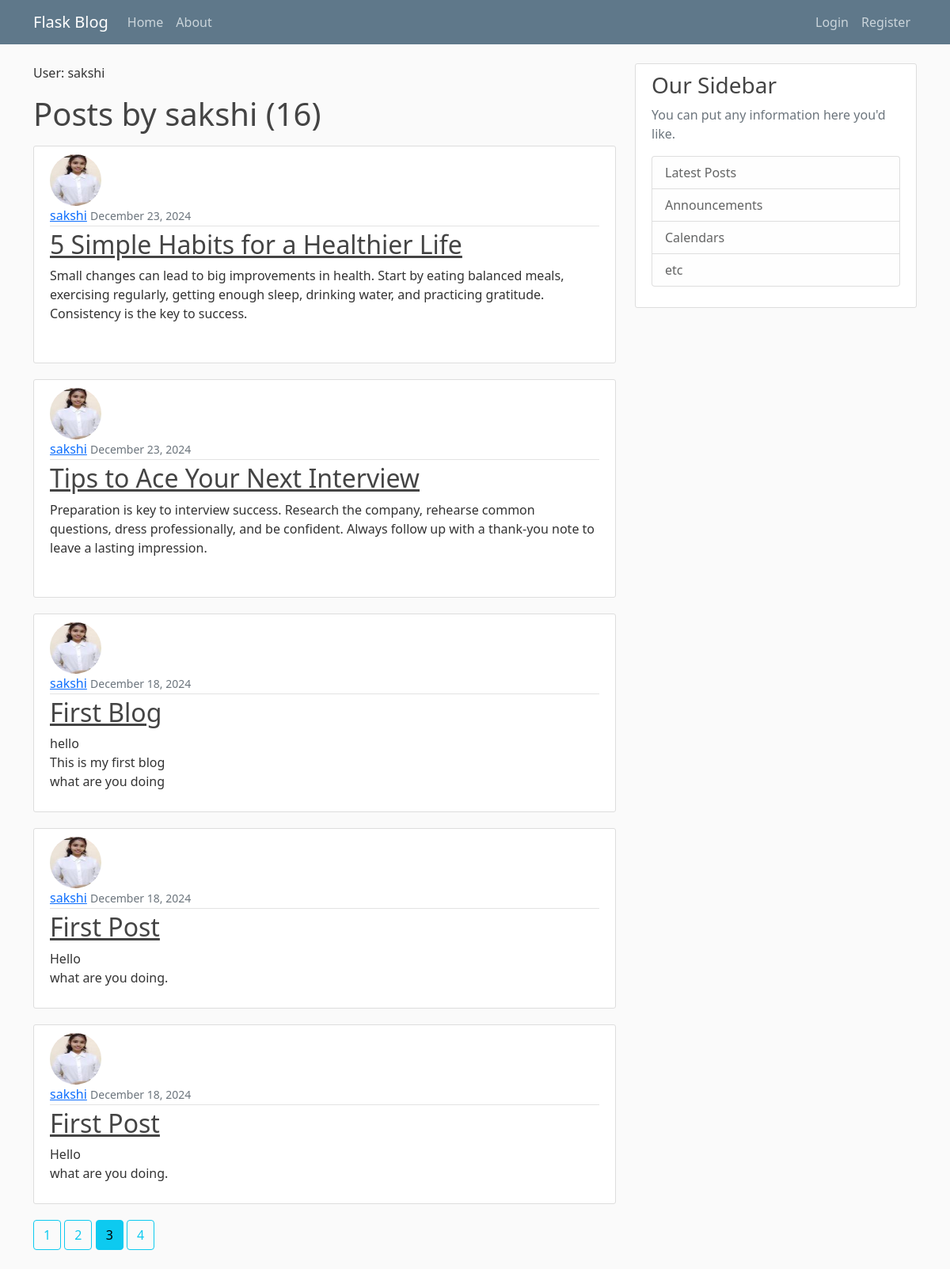
Screenshot of /user/sakshi?page=3 with the database file from the repository.
### flask_blog/models.py (models this page shows, shortened)
class User(db.Model, UserMixin):
    id = db.Column(db.Integer, primary_key=True)
    username = db.Column(db.String(20), unique=True, nullable=False)  # Corrected typo from 'usernam' to 'username'
    email = db.Column(db.String(120), unique=True, nullable=False)
    image_file = db.Column(db.String(120), nullable=True, default='default.jpg')
    password = db.Column(db.String(60), nullable=False)
    posts = db.relationship('Post', backref='author', lazy=True)  # Changed 'post' to 'posts' for consistency

class Post(db.Model):
    id = db.Column(db.Integer, primary_key=True)
    title = db.Column(db.String(100), nullable=False)  # Increased length of title for flexibility
    date_posted = db.Column(db.DateTime, nullable=False, default=datetime.utcnow)
    content = db.Column(db.Text, nullable=False)
    user_id = db.Column(db.Integer, db.ForeignKey('user.id'), nullable=True)  # Adjusted 'nullable' as needed

### flask_blog/routes.py (the view)
@app.route("/user/<string:username>")
def user_posts(username):
    page = request.args.get('page', 1, type=int)
    user = User.query.filter_by(username=username).first_or_404()
    posts = Post.query.filter_by(author=user)\
        .order_by(Post.date_posted.desc())\
        .paginate(page=page, per_page=5)
    return render_template('user_posts.html', posts=posts, user=user)

### flask_blog/templates/user_posts.html
{% extends 'Layout.html' %}
{% block content %}
    <p>User: {{ user.username }}</p>
    <h1 class="mb-3">Posts by {{ user.username }} ({{ posts.total }})</h1>
    {% for post in posts.items %}
        <article class="media content-section">
            <img class="rounded-circle article-img" src="{{ url_for('static', filename='profile_pics/' + post.author.image_file) }}" alt="Profile Picture">
            <div class="media-body">
                <div class="article-metadata">
                    <a class="mr-2" href="{{ url_for('user_posts', username=post.author.username) }}">{{ post.author.username }}</a>
                    <small class="text-muted">{{ post.date_posted.strftime('%B %d, %Y') }}</small>
                </div>
                <h2><a class="article-title" href="{{ url_for('post', post_id=post.id ) }}">{{ post.title }}</a></h2>
                <p class="article-content">{{ post.content }}</p>
            </div>
        </article>
    {% endfor %}
    {% for page_num in posts.iter_pages(left_edge=1, right_edge=1, left_current=1, right_current=2) %}
        {% if page_num %}
            {% if posts.page == page_num %}
                <a class="btn btn-info mb-4" href="{{ url_for('user_posts', username=user.username, page=page_num) }}">{{ page_num }}</a>
            {% else %}
                <a class="btn btn-outline-info mb-4" href="{{ url_for('user_posts', username=user.username, page=page_num) }}">{{ page_num }}</a>
            {% endif %}
        {% else %}
            ...
        {% endif %}
    {% endfor %}
{% endblock %}

### flask_blog/static/main.css (style rules this page uses)
body { background: #fafafa; color: #333333; margin-top: 5rem; }
h1, h2, h3, h4, h5, h6 { color: #444444; }
.content-section { background: #ffffff; padding: 10px 20px; border: 1px solid #dddddd; border-radius: 3px; margin-bottom: 20px; }
.article-title { color: #444444; }
.article-content { white-space: pre-line; }
.article-img { height: 65px; width: 65px; margin-right: 16px; }
.article-metadata { padding-bottom: 1px; margin-bottom: 4px; border-bottom: 1px solid #e3e3e3 }

### rows the page displays
User: username "sakshi"
Post: image_file (picture), author.username "sakshi", date_posted "December 23, 2024", title "5 Simple Habits for a Healthier Life", content "Small changes can lead to big improvements in health. Start by eating balanced meals, exercising regularly, getting enough sleep, drinking water, and practicing gratitude. Consistency is the key to success."
Post: image_file (picture), author.username "sakshi", date_posted "December 23, 2024", title "Tips to Ace Your Next Interview", content "Preparation is key to interview success. Research the company, rehearse common questions, dress professionally, and be confident. Always follow up with a thank-you note to leave a lasting impression."
Post: image_file (picture), author.username "sakshi", date_posted "December 18, 2024", title "First Blog", content "hello This is my first blog what are you doing"
Post: image_file (picture), author.username "sakshi", date_posted "December 18, 2024", title "First Post", content "Hello what are you doing."
Post: image_file (picture), author.username "sakshi", date_posted "December 18, 2024", title "First Post", content "Hello what are you doing."

### other values shown
{{ posts.total }} "16"
{{ page_num }} "1" "2" "4"
{{ page_num }} "3"
